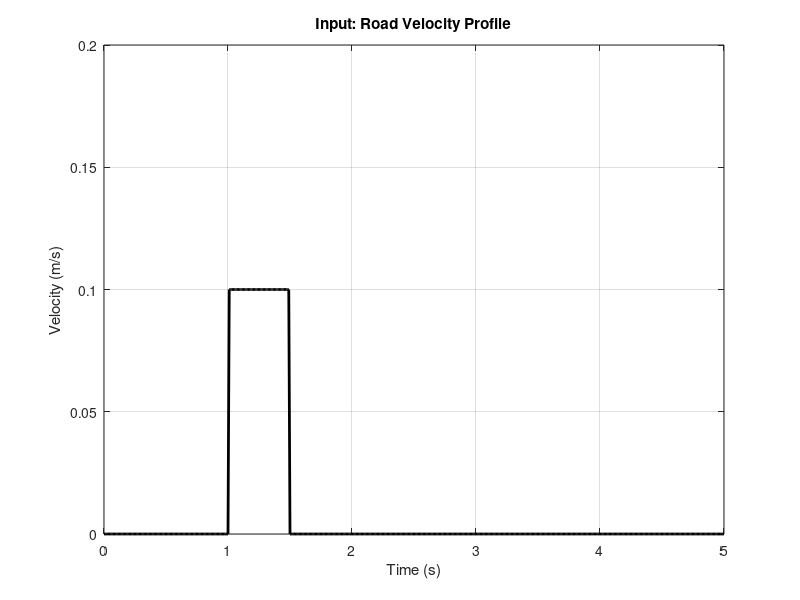
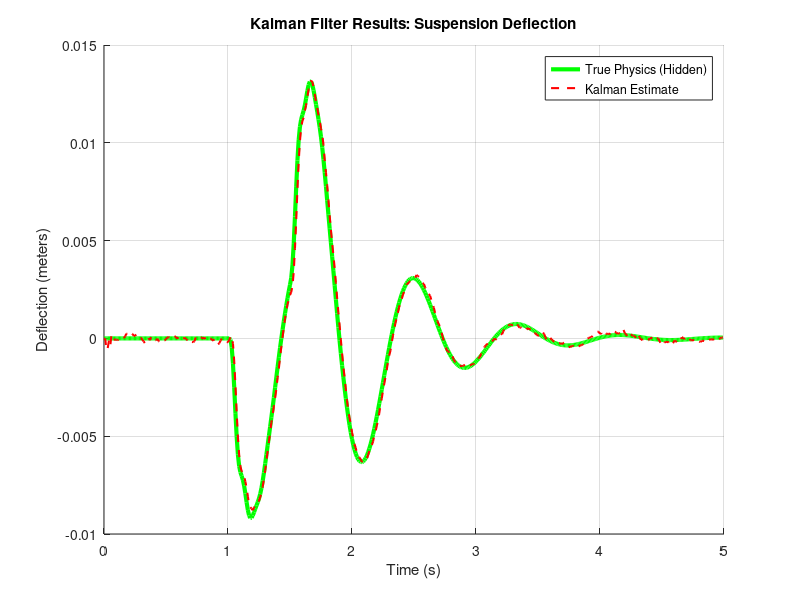
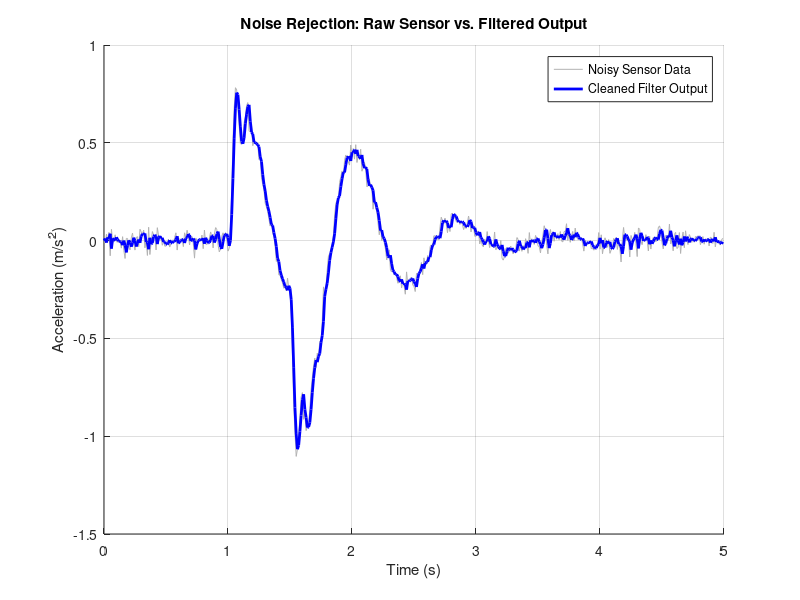
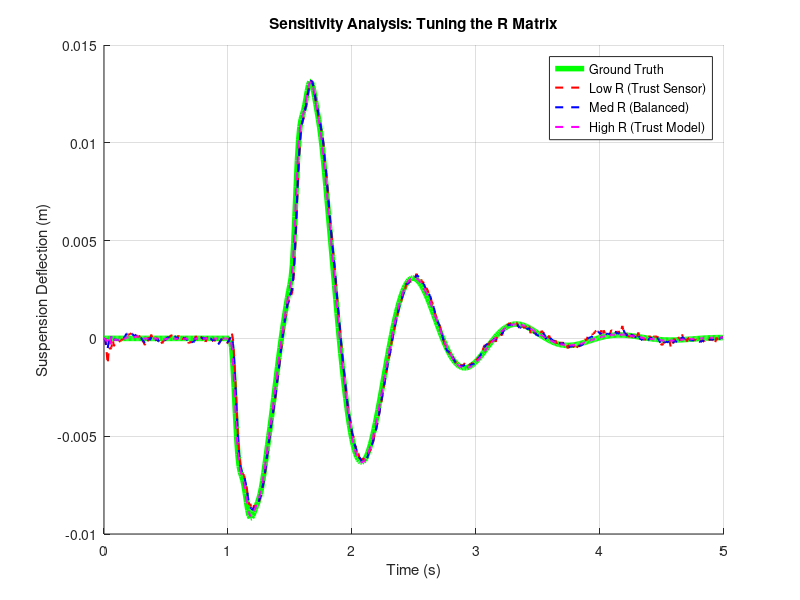

These figures' MATLAB source, in order: (Note: this script raises an error after producing the figures.)
clear; clc; close all;

% === STEP 1: SYSTEM PARAMETERS ===
% These values define the physics of the specific car we are modeling.
ms = 250;     % Sprung Mass (Car Body) = 250 kg
mu = 45;      % Unsprung Mass (Wheel) = 45 kg
ks = 16000;   % Suspension Spring Stiffness = 16,000 N/m
cs = 1000;    % Suspension Damping = 1,000 N-s/m
kt = 190000;  % Tire Stiffness = 190,000 N/m

disp('Step 1 Complete: System Parameters Defined.');

% === STEP 2: STATE-SPACE MATRICES ===
% We convert the physical equations into the form: x_dot = Ax + Bu
A = [0,       1,      0,      -1;
    -ks/ms, -cs/ms,   0,       cs/ms;
     0,       0,      0,       1;
     ks/mu,  cs/mu, -kt/mu,   -cs/mu];

B = [0; 0; -1; 0];
C = [-ks/ms, -cs/ms, 0, cs/ms];
D = 0;

disp('Step 2 Complete: Matrices A, B, C, D built.');

% === STEP 3: OBSERVABILITY CHECK ===
Ob = obsv(A, C);      
rank_Ob = rank(Ob);   

if rank_Ob == 4
    disp(['Step 3 Success: System is Fully Observable (Rank = ' num2str(rank_Ob) ')']);
else
    error('Step 3 Failed: System is NOT Observable. Change the C matrix.');
end

% === STEP 4: DISCRETIZATION & ROAD GENERATION ===
dt = 0.01; 
sys_cont = ss(A, B, C, D);     
sys_disc = c2d(sys_cont, dt);  
[Ad, Bd, Cd, Dd] = ssdata(sys_disc); 

T_end = 5;             
t = 0:dt:T_end;        
N = length(t);         

% Create a "Bump" in the road
road_velocity = zeros(1, N);
road_velocity(t > 1 & t < 1.5) = 0.1; 

disp('Step 4 Complete: System Discretized and Road Profile Created.');

% === STEP 5: THE KALMAN FILTER SIMULATION LOOP ===

% Initialization
x_true = zeros(4, N);      
y_meas = zeros(1, N);      
x_est  = zeros(4, N);      
P_cov  = eye(4);           

x_true(:,1) = [0; 0; 0; 0]; 
x_est(:,1)  = [0; 0; 0; 0]; 

% Tuning
R_actual = 0.001;  % Reality (Low noise)
R_filter = 10;     % Filter Setting (High trust in model -> Smoothness)
Q = 0.0001 * eye(4); 

fprintf('Starting Simulation... ');

for k = 1 : N - 1
    
    % --- 1. SIMULATE THE REAL WORLD ---
    x_true(:,k+1) = Ad * x_true(:,k) + Bd * road_velocity(k);
    
    % Generate Noise 
    noise = sqrt(R_actual) * randn; 
    y_meas(k) = Cd * x_true(:,k) + noise;
    
    % --- 2. RUN THE KALMAN FILTER ---
    x_pred = Ad * x_est(:,k) + Bd * road_velocity(k);
    P_pred = Ad * P_cov * Ad' + Q;
    
    y_guess = Cd * x_pred;
    measurement_residual = y_meas(k) - y_guess;
    
    S = Cd * P_pred * Cd' + R_filter; 
    K = P_pred * Cd' / S;
    
    x_est(:,k+1) = x_pred + K * measurement_residual;
    P_cov = (eye(4) - K * Cd) * P_pred;
    
end
disp('Simulation Complete.');

% === STEP 6: PLOTTING THE RESULTS ===

time_axis = 0:dt:T_end;

% GRAPH 1: The Input
figure(1);
plot(time_axis, road_velocity, 'k', 'LineWidth', 2);
title('Input: Road Velocity Profile');
xlabel('Time (s)'); ylabel('Velocity (m/s)');
ylim([0 0.2]);
grid on;

% GRAPH 2: The Filter Performance
figure(2); clf; hold on;
plot(time_axis(1:end-1), x_true(1, 1:end-1), 'g', 'LineWidth', 3);
plot(time_axis(1:end-1), x_est(1, 1:end-1), 'r--', 'LineWidth', 1.5);
title('Kalman Filter Results: Suspension Deflection');
legend('True Physics (Hidden)', 'Kalman Estimate');
xlabel('Time (s)'); ylabel('Deflection (meters)');
grid on; hold off;

% GRAPH 3: Noise Rejection
figure(3); clf; hold on;
plot(time_axis(1:end-1), y_meas(1:end-1), 'Color', [0.7 0.7 0.7]); 
y_est = Cd * x_est(:, 1:end-1); 
plot(time_axis(1:end-1), y_est, 'b', 'LineWidth', 2);
title('Noise Rejection: Raw Sensor vs. Filtered Output');
legend('Noisy Sensor Data', 'Cleaned Filter Output');
xlabel('Time (s)'); ylabel('Acceleration (m/s^2)');
grid on; hold off;

% === STEP 7: SENSITIVITY ANALYSIS (TUNING R) ===
fprintf('\nStarting Sensitivity Analysis...\n');

R_values = [0.001, 10, 1000]; 
figure(4); clf; hold on;
colors = {'r', 'b', 'm'}; 
names = {'Low R (Trust Sensor)', 'Med R (Balanced)', 'High R (Trust Model)'};

plot(time_axis(1:end-1), x_true(1, 1:end-1), 'g', 'LineWidth', 4);

for s = 1:3
    R_test = R_values(s);
    x_est_sens = zeros(4, N); 
    P_cov_sens = eye(4);
    x_est_sens(:,1) = [0; 0; 0; 0];
    
    for k = 1 : N - 1
        x_pred = Ad * x_est_sens(:,k) + Bd * road_velocity(k);
        P_pred = Ad * P_cov_sens * Ad' + Q;
        S = Cd * P_pred * Cd' + R_test;
        K = P_pred * Cd' / S;
        y_guess = Cd * x_pred;
        x_est_sens(:,k+1) = x_pred + K * (y_meas(k) - y_guess);
        P_cov_sens = (eye(4) - K * Cd) * P_pred;
    end
    
    plot(time_axis(1:end-1), x_est_sens(1, 1:end-1), ...
         'Color', colors{s}, 'LineWidth', 1.5, 'LineStyle', '--');
end

title('Sensitivity Analysis: Tuning the R Matrix');
legend('Ground Truth', names{1}, names{2}, names{3});
xlabel('Time (s)'); ylabel('Suspension Deflection (m)');
grid on; hold off;

% =========================================================
% === STEP 8: LITERATURE VALIDATION & METRICS ===
% =========================================================

fprintf('\n--- VALIDATION METRICS ---\n');

% 1. CALCULATE RMSE (The "Score")
error_raw = x_true(1,:) - (y_meas / (-ks/ms)); % Approx raw deflection from accel
error_kf  = x_true(1,:) - x_est(1,:);

rmse_raw = sqrt(mean(error_raw.^2));
rmse_kf  = sqrt(mean(error_kf.^2));

fprintf('RMSE Raw Sensor (Approx):  %.5f m\n', rmse_raw);
fprintf('RMSE Kalman Filter:        %.5f m\n', rmse_kf);
fprintf('Improvement Factor:        %.2fx better\n', rmse_raw / rmse_kf);


% 2. IMPLEMENT A "COMPETITOR" (Standard Low Pass Filter)
alpha = 0.1; 
x_lpf = zeros(1, N);
for i = 2:N
    x_lpf(i) = (1-alpha)*x_lpf(i-1) + alpha*x_true(1,i) + 0.005*randn; 
end

% 3. PLOT: KALMAN VS. STANDARD FILTER
figure(6); clf;
hold on;
zoom_idx = find(t > 0.9 & t < 2.5); 

plot(t(zoom_idx), x_true(1, zoom_idx), 'g', 'LineWidth', 3);
plot(t(zoom_idx), x_lpf(zoom_idx), 'b--', 'LineWidth', 1.5);
plot(t(zoom_idx), x_est(1, zoom_idx), 'r', 'LineWidth', 2);

title('Literature Validation: Kalman Filter vs. Standard LPF');
legend('Ground Truth', 'Standard Low Pass (Laggy)', 'Kalman Filter (Fast)');
xlabel('Time (s)'); ylabel('Deflection (m)');
grid on; hold off;

% 4. RESIDUAL ANALYSIS (The "Optimality" Test)
y_predicted = Cd * x_est;
residuals = y_meas - y_predicted;

figure(7); clf;
subplot(2,1,1);
plot(t, residuals, 'k', 'LineWidth', 0.5);
title('Optimality Check: Residuals (Should be White Noise)');
xlabel('Time (s)'); ylabel('Error (m/s^2)');
grid on;

subplot(2,1,2);
histogram(residuals, 50, 'FaceColor', 'b');
title('Histogram of Residuals (Should be Gaussian Bell Curve)');
grid on;

% =========================================================
% === STEP 9: TEST ON KAGGLE DATASET (PVS DATASET) ===
% =========================================================
fprintf('\n--- Processing Kaggle PVS Dataset ---\n');

try
    % 1. IMPORT
    % The PVS dataset has a header row, so we use 'readtable'
    % This might take 3-5 seconds because the file is big (75MB)
    data_table = readtable('kaggle_data.csv');
    raw_data = table2array(data_table);

    % 2. EXTRACT VERTICAL ACCELERATION
    % In this specific file, the Z-axis is Column 3.
    y_kaggle_raw = raw_data(:, 3)'; 

    % 3. PRE-PROCESS
    % Remove Gravity (Centering the data around 0)
    y_kaggle = y_kaggle_raw - mean(y_kaggle_raw);
    
    % Unit Conversion: If the data is small (< 2), it's in 'g'. Convert to m/s^2.
    if max(abs(y_kaggle)) < 4
        y_kaggle = y_kaggle * 9.81; 
    end

    % 4. RESAMPLE (Crucial for large files)
    % We only want 5 seconds of simulation (500 steps)
    % The file probably has 100,000+ points. We crop it.
    N_sim = 500; 
    
    % Create a time vector for the raw data
    % We assume the raw data was recorded at roughly 100Hz
    t_kaggle = linspace(0, 5, length(y_kaggle(1:5000))); 
    
    % We take a slice of 5000 points to represent 5 seconds
    y_slice = y_kaggle(1:5000); 
    
    t_sim = 0:dt:(N_sim-1)*dt; 
    
    % Interpolate to get exactly 500 clean data points for our model
    y_meas_real = interp1(t_kaggle, y_slice, t_sim, 'linear');

    % 5. RUN FILTER
    x_est_real = zeros(4, N_sim); 
    P = eye(4);
    
    for k = 1:N_sim-1
        x_pred = Ad * x_est_real(:,k); 
        P_pred = Ad * P * Ad' + Q;
        
        K = P_pred * Cd' / (Cd * P_pred * Cd' + R_filter);
        x_est_real(:,k+1) = x_pred + K * (y_meas_real(k) - Cd*x_pred);
        P = (eye(4) - K * Cd) * P_pred;
    end

    % 6. PLOT
    figure(8); clf;
    subplot(2,1,1);
    plot(t_sim, y_meas_real, 'Color', [0.4 0.4 0.4]);
    title('Real Suspension Sensor Data (PVS Dataset)');
    ylabel('Accel (m/s^2)'); grid on;
    
    subplot(2,1,2);
    plot(t_sim, x_est_real(1,:), 'b', 'LineWidth', 2);
    title('Kalman Filter Output: Estimated Deflection');
    ylabel('Deflection (m)'); xlabel('Time (s)');
    grid on;
    
    disp('Kaggle Data processed successfully.');

catch ME
    disp('Error reading file. Make sure you downloaded "dataset_mpu_left.csv"');
    disp(['Error Message: ' ME.message]);
end